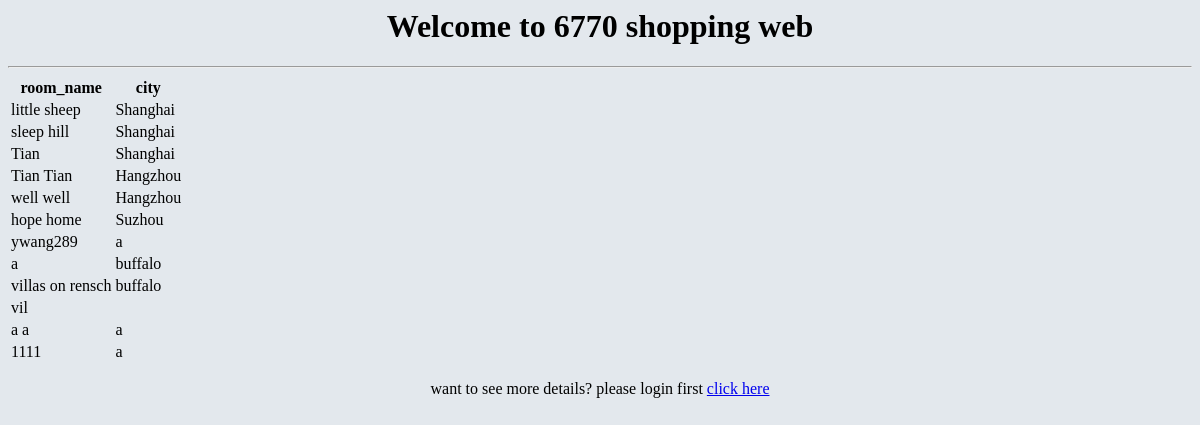
Before: / with the older database file.
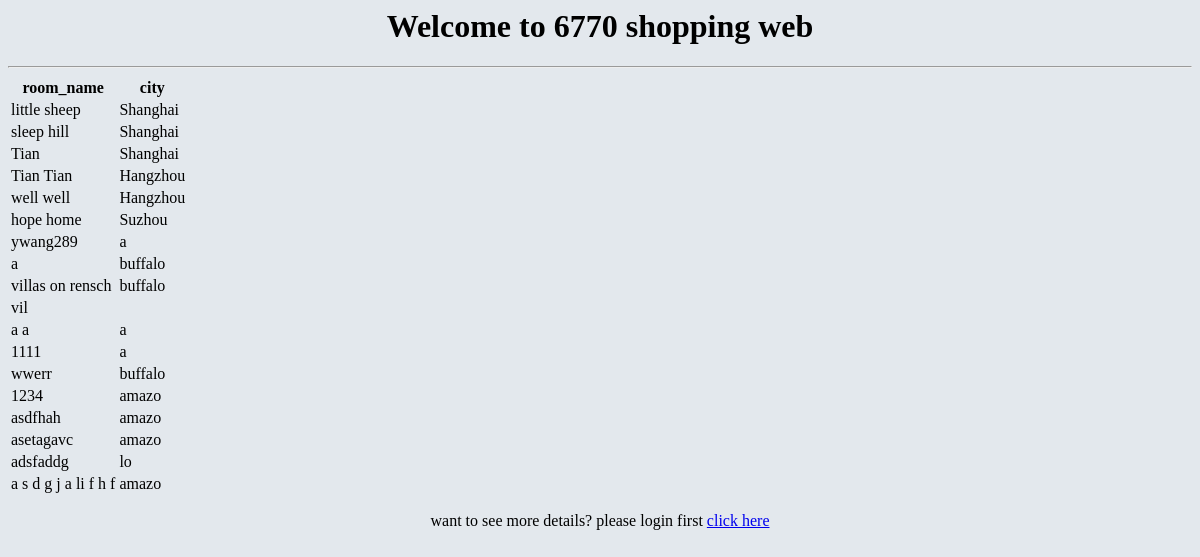
After: the same page with the newer database file.
### SEARCH.py (models this page shows, shortened)
class Rooms(db.Model):
    room_name = db.Column(db.String(20), primary_key = True)
    city = db.Column(db.String(200), nullable=False)
    neighbor = db.Column(db.Integer, nullable=False)
    price = db.Column(db.Integer, nullable=False)

### SEARCH.py (the view)
@app.route('/')
def show_all():
    return render_template('show_all.html', rooms = Rooms.query.all() )

### templates/show_all.html (shortened to what this page needs)
<html>
<head>
</head>
   <body>
      <h1>
      Welcome to 6770 shopping web
      </h1>
      <hr/>
      <table>
         <thead>
            <tr>
               <th>room_name</th>
               <th>city</th>
            </tr>
         </thead>
         <tbody>
            {% for room in rooms %}
               <tr>
                  <td>{{ room.room_name }}</td>
                  <td>{{ room.city }}</td>
               </tr>
            {% endfor %}
         </tbody>
      </table>
      <p>want to see more details? please login first <a href="/login">click here</a></p>
   </body>
</html>

Changed rows visible on the page:
added Rooms: room_name "wwerr", city "buffalo"
added Rooms: room_name "1234", city "amazo"
added Rooms: room_name "asdfhah", city "amazo"
added Rooms: room_name "asetagavc", city "amazo"
added Rooms: room_name "adsfaddg", city "lo"
added Rooms: room_name "a s d g j a li f h f", city "amazo"
